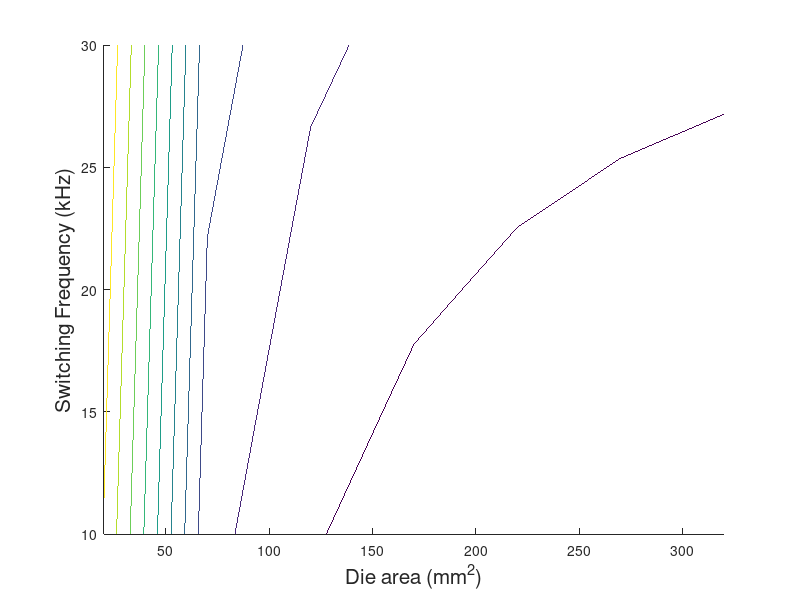

The MATLAB source for this figure:
I_peak= 356;
theta_pf= acos(0.9);
m_a=1;



I_peak=600;
theta_pf= 0.9;
m_a=1;
ffund=100;



P_on_y=[];
P_zcs_y=[];
P_over_y=[];



Fsw_a=10e3:5e3:30e3;
A_die_a=20:50:320;

for fsw=Fsw_a

P_on_x=[];
P_zcs_x=[];
P_over_x=[];

for A_die=A_die_a

% k_r=7.2*10e-3;
% alpha_r= 1.6;
% U_b=1.7; % kV 
% r_on=k_r * U_b^(alpha_r)./A_die;

k_r=7.2*1e-3;
alpha_r= 1.6;
U_b=0.9; % kV 
r_on=k_r * (U_b*1000)^(alpha_r)/A_die/1000; %% I changed this formulation because it is not correct 


P_c= 0;
sample_theta=1e-2;

for theta=theta_pf:sample_theta:(theta_pf+pi)
    IL= I_peak*sin(theta-theta_pf);
    D_upper= (1+m_a*sin(theta))/2;
    D_lower= (1-m_a*sin(theta))/2;
    P_c= P_c+ (r_on*IL^2*D_upper*sample_theta)+  (r_on*IL^2*D_lower*sample_theta);
end


Udc=625; 
Ub=U_b*1e3;
k_c=1.6e4;
alpha_c=-1;
C_oss= k_c*(Ub^alpha_c)*A_die*1e-12;
Esw=C_oss*Udc^2;

E_zcs= 0;
sample_theta=1e-2;

sample_theta=ffund*2*pi/(fsw);

for theta=theta_pf:sample_theta:(theta_pf+pi)
    E_zcs= E_zcs+ Esw;
end

dv_dt=10e3/1e-6; % V/s
di_dt=10e3/1e-6; % V/s
E_over=0;
for theta=theta_pf:sample_theta:(theta_pf+pi)
   IL= abs(I_peak*sin(theta-theta_pf));
   E_over2= ((Udc*IL.^2/di_dt)+(Udc^2.*IL/dv_dt));
   E_over =E_over + E_over2;
end


P_on_x=[P_on_x 2*P_c/2/pi];
P_zcs_x=[P_zcs_x  ffund*2*E_zcs];
P_over_x=[P_over_x  ffund*2*E_over];

end 

P_on_y=[P_on_y ; P_on_x];
P_zcs_y=[P_zcs_y ; P_zcs_x];
P_over_y=[P_over_y ; P_over_x];

end

P_totx= 3*(1.5*P_on_x+P_zcs_x+P_over_x);

P_tot= 3*(1.5*P_on_y+P_zcs_y+P_over_y);




[X,Y] = meshgrid(A_die_a,Fsw_a/1e3);
figure1 = figure('GraphicsSmoothing','off');
axes1 = axes('Parent',figure1);
hold(axes1,'on');
contour(X,Y,P_tot)
% Create ylabel
ylabel('Switching Frequency (kHz)','FontSize',15);
% Create xlabel
xlabel('Die area (mm^2)','FontSize',15);
